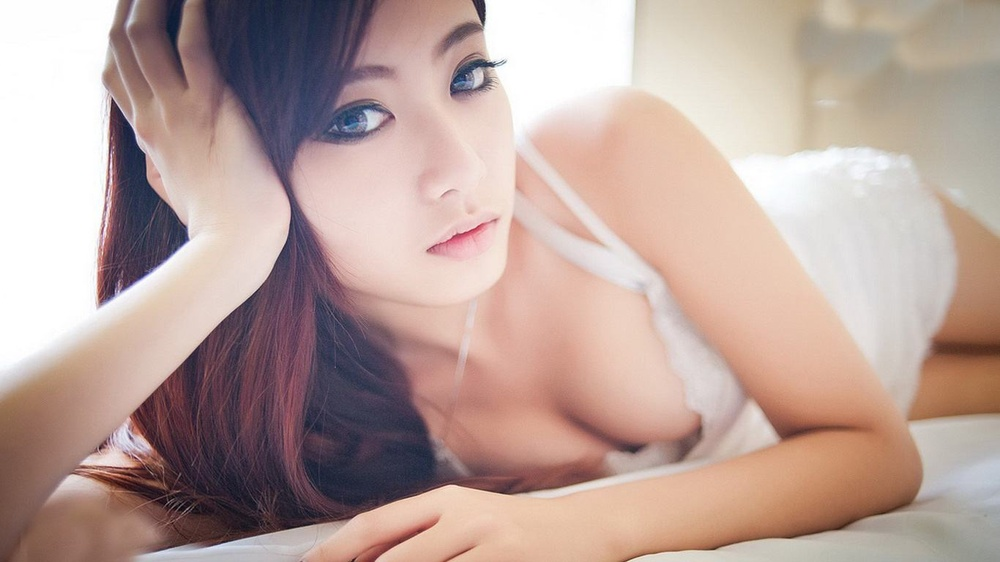
#> input picture timg.jpeg, 1000 x 562 px, shrunk from 1366 x 768 before the run
$ python test_numpy.py
#> lines starting #> are read from the running program, lines starting #| are printed output that depends on the picture
# !/usr/bin/python3
# -*- coding: utf-8 -*-

from PIL import Image
import numpy as np
from pylab import *

im = np.array(Image.open('./timg.jpeg').convert('L'))
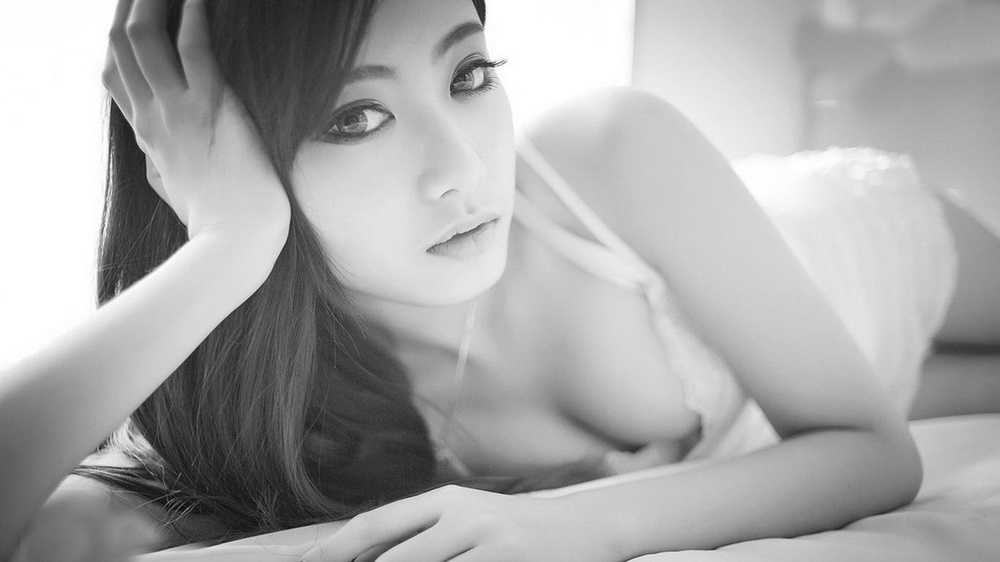
#> im: shape (562, 1000); min 3, max 255, mean 168.8

figure()
gray()
imshow(im)

# 反相，注意numpy数组的操作方法
im2 = 255 - im
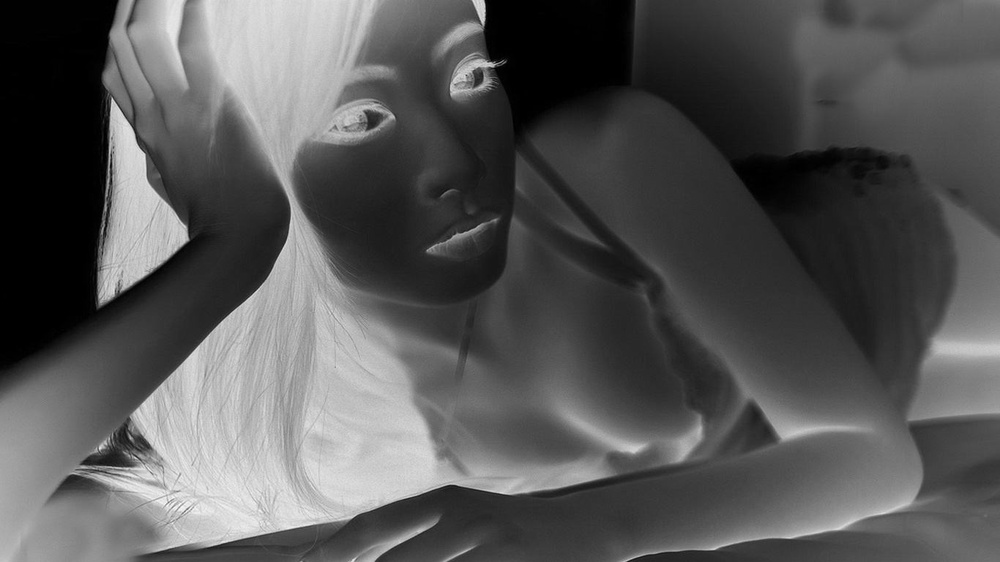
#> im2: shape (562, 1000); min 0, max 252, mean 86.2

figure()
gray()
imshow(im2)
show()

# 从array构造Image对象
pil_im = Image.fromarray(im)
